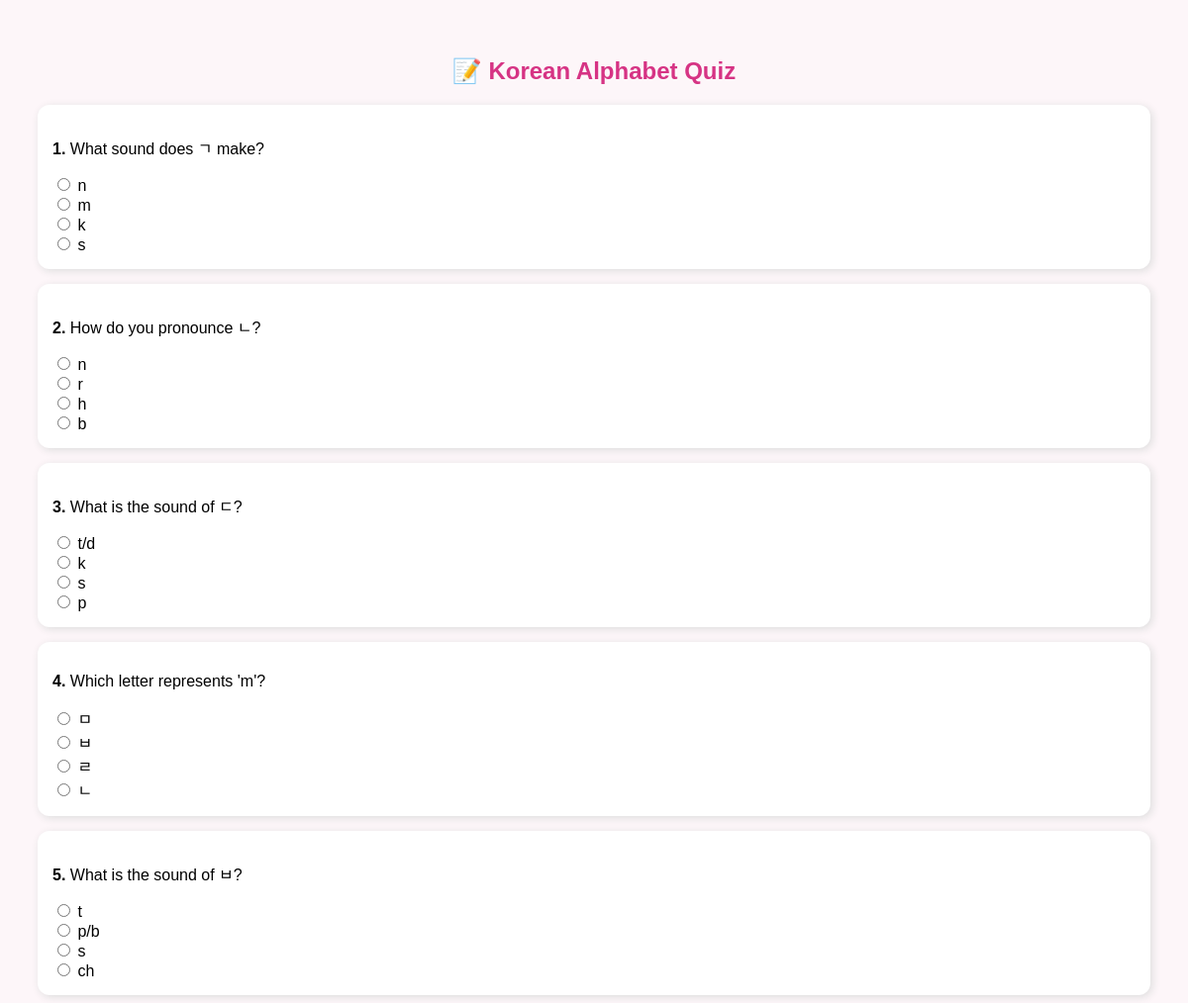
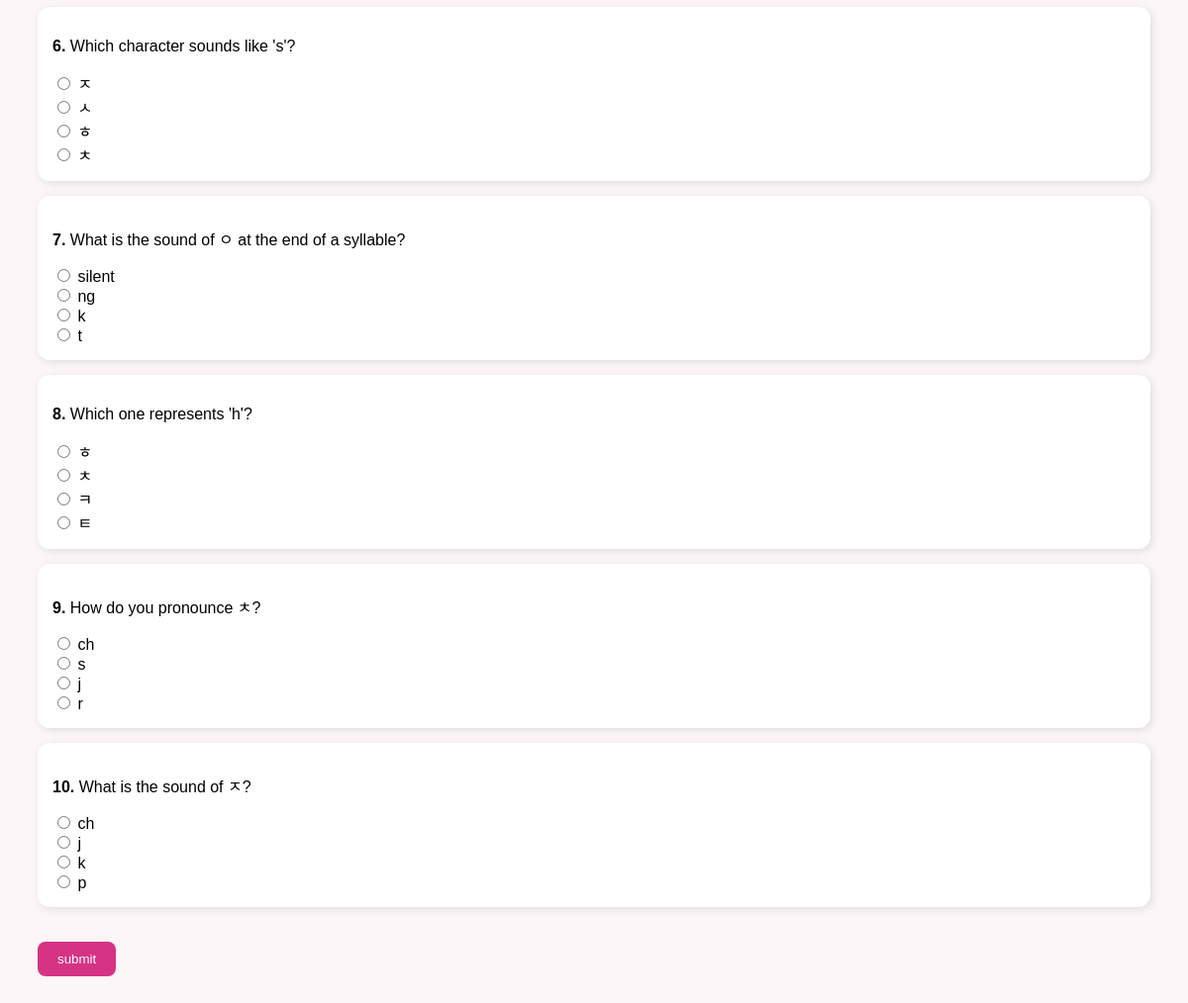
/lessons/alphabet_quiz/ (signed in), run on the app's committed database (2 pictures, top to bottom).
### lessons/models.py (models this page shows, shortened)
class AlphabetQuiz(models.Model):
    question_text = models.CharField(max_length=255)
    option1 = models.CharField(max_length=50)
    option2 = models.CharField(max_length=50)
    option3 = models.CharField(max_length=50)
    option4 = models.CharField(max_length=50)
    correct_answer = models.CharField(max_length=50)

### lessons/views.py (the view, shortened to what this page needs)
# urls.py: path('alphabet_quiz/', views.alphabet_quiz, name='alphabet_quiz'),
@login_required
def alphabet_quiz(request):
    questions = AlphabetQuiz.objects.all()[:10]
    return render(request, "lessons/alphabet_quiz.html", {"questions": questions})

### lessons/templates/lessons/alphabet_quiz.html (shortened to what this page needs)
<!DOCTYPE html>
<html lang="en">
<head>
</head>
<body>
  <h2>📝 Korean Alphabet Quiz</h2>
  <form id="quiz-form" method="POST">
  {% for q in questions %}
  <div class="question">
    <p><strong>{{ forloop.counter }}.</strong> {{ q.question_text }}</p>
    <label><input type="radio" name="q{{ forloop.counter }}" value="{{ q.option1 }}"> {{ q.option1 }}</label><br>
    <label><input type="radio" name="q{{ forloop.counter }}" value="{{ q.option2 }}"> {{ q.option2 }}</label><br>
    <label><input type="radio" name="q{{ forloop.counter }}" value="{{ q.option3 }}"> {{ q.option3 }}</label><br>
    <label><input type="radio" name="q{{ forloop.counter }}" value="{{ q.option4 }}"> {{ q.option4 }}</label><br>
  </div>
  {% endfor %}
  <button type="submit">submit</button>
</form>
</body>
</html>

### lessons/templates/lessons/alphabet_quiz.html (style rules this page uses)
body { font-family: sans-serif; background: #fdf6f9; padding: 30px; }
.question { background: #fff; padding: 15px; margin: 15px 0; border-radius: 12px; box-shadow: 2px 2px 8px #ddd; }
h2 { text-align: center; color: #d63384; }
button { margin-top: 20px; background: #d63384; color: white; border: none; padding: 10px 20px; border-radius: 8px; cursor: pointer; }

### data on the page
AlphabetQuiz: question_text "What sound does ㄱ make?", option1 "n", option2 "m", option3 "k", option4 "s"
AlphabetQuiz: question_text "How do you pronounce ㄴ?", option1 "n", option2 "r", option3 "h", option4 "b"
AlphabetQuiz: question_text "What is the sound of ㄷ?", option1 "t/d", option2 "k", option3 "s", option4 "p"
AlphabetQuiz: question_text "Which letter represents 'm'?", option1 "ㅁ", option2 "ㅂ", option3 "ㄹ", option4 "ㄴ"
AlphabetQuiz: question_text "What is the sound of ㅂ?", option1 "t", option2 "p/b", option3 "s", option4 "ch"
AlphabetQuiz: question_text "Which character sounds like 's'?", option1 "ㅈ", option2 "ㅅ", option3 "ㅎ", option4 "ㅊ"
AlphabetQuiz: question_text "What is the sound of ㅇ at the end of a syllable?", option1 "silent", option2 "ng", option3 "k", option4 "t"
AlphabetQuiz: question_text "Which one represents 'h'?", option1 "ㅎ", option2 "ㅊ", option3 "ㅋ", option4 "ㅌ"
AlphabetQuiz: question_text "How do you pronounce ㅊ?", option1 "ch", option2 "s", option3 "j", option4 "r"
AlphabetQuiz: question_text "What is the sound of ㅈ?", option1 "ch", option2 "j", option3 "k", option4 "p"
